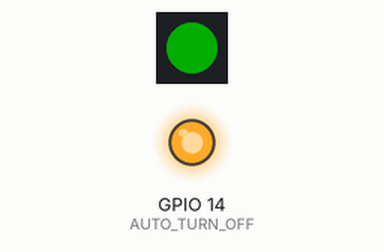
Simulated run of this program. Board: ESP32-S3. Shown: 1 RGB LEDs in strip order, left to right, output pins drawn as LEDs (lit = HIGH). Dim RGB values are drawn brighter than linear; what the program prints to the serial monitor is not drawn.

Above: at 0.1 s.
At 5.1 s:
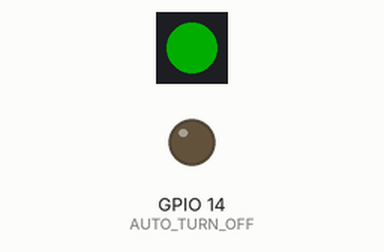
Timing chart, 0 to 6.6 s (numbered marks = the images above):
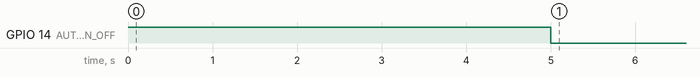

Measured:
- by itself, GPIO 14 (AUTO_TURN_OFF): HIGH → LOW at 5.0 s

The program:

main.cpp
```cpp
#include <Arduino.h>
#include <esp_adc_cal.h>
#include <esp32-hal-adc.h>
#include <Adafruit_NeoPixel.h>

#define PIN        48
#define NUMPIXELS   1
Adafruit_NeoPixel pixels(NUMPIXELS, PIN, NEO_GRB + NEO_KHZ800);

#define AUTO_TURN_OFF 14
#define BattLVL 7
#define PLATCH_IN 6

void setup() {
  Serial.begin(115200);
  // Power latch setup
  pinMode(AUTO_TURN_OFF, OUTPUT);
  digitalWrite(AUTO_TURN_OFF, HIGH);
  Serial.println("system started");

  pixels.begin();
  pixels.setPixelColor(0, pixels.Color(0, 50, 0));
  pixels.show();
}

void loop() {
  delay(5000);
  digitalWrite(AUTO_TURN_OFF, LOW);
}
```
